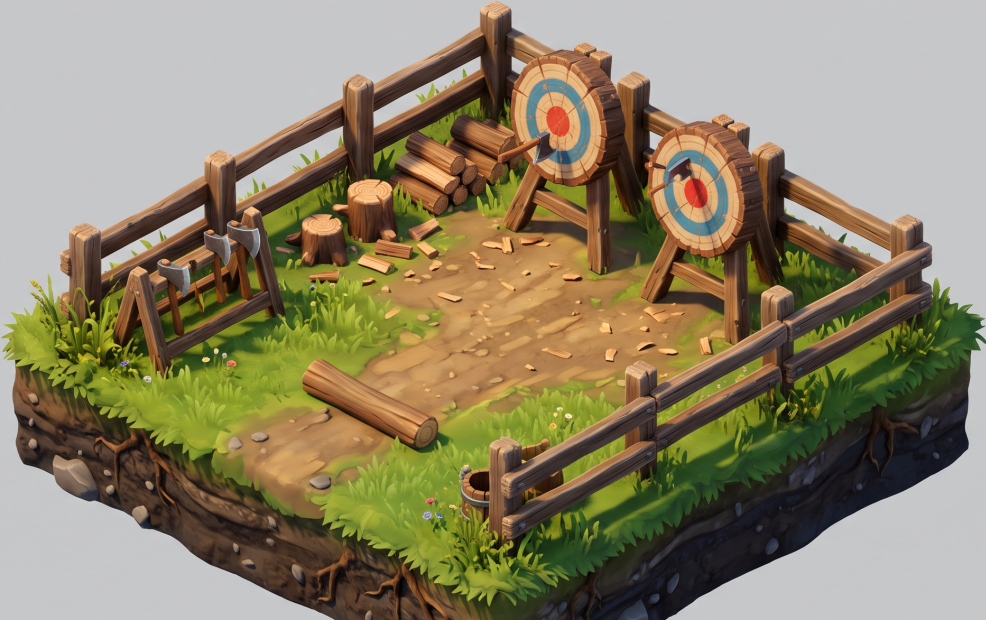
#> input picture assets/world/axe_range.png, 986 x 620 px, given in place of barn.png, which was not available
$ python blend_bases.py
#> lines starting #> are read from the running program, lines starting #| are printed output that depends on the picture; after the words box and inside, x2 and y2 are one past the last pixel; in counts of white or black regions, pixels touching at a corner belong together
"""Dissolve the little grass 'islands' under the diorama map props so they sit on the world's ground.

Usage: python tools/rig/blend_bases.py
Reads assets/world/<name>.png and writes assets/world/b_<name>.png.

Grass pixels (green hue, reasonably saturated) in the lower part of a prop fade to transparent with
distance from the prop's non-grass pixels: a thin grassy fringe stays hugging the building, the rest
of the island disappears, and the world's own terrain shows through.
"""
import cv2, numpy as np, os

ROOT = os.path.dirname(os.path.dirname(os.path.dirname(os.path.abspath(__file__))))
W = os.path.join(ROOT, 'assets', 'world')
NAMES = ['barn', 'cottage', 'stilt_house', 'workshop', 'fish_shed', 'well', 'hearth', 'crates', 'crate_barrel',
         'handcart', 'fish_rack', 'nets', 'ladder_wood', 'stone_wall', 'canoe_sand', 'canoe_sand2', 'bonsai', 'shrub', 'oak2', 'longhouse', 'goat_hall', 'goat_inn', 'stall1', 'stall2', 'blacksmith', 'jarls_hall', 'dispatch_office', 'axe_range']


def blend(name):
#> called with name = 'barn'
    im = cv2.imread(os.path.join(W, name + '.png'), -1)
#> im is the input picture: shape (620, 986, 4); mean B, G, R, A 104, 131.7, 141.6, 135.5
    if im is None or im.shape[2] < 4: return False
    h, w = im.shape[:2]
#> h = 620; w = 986
    hsv = cv2.cvtColor(im[..., :3], cv2.COLOR_BGR2HSV).astype(np.float32)
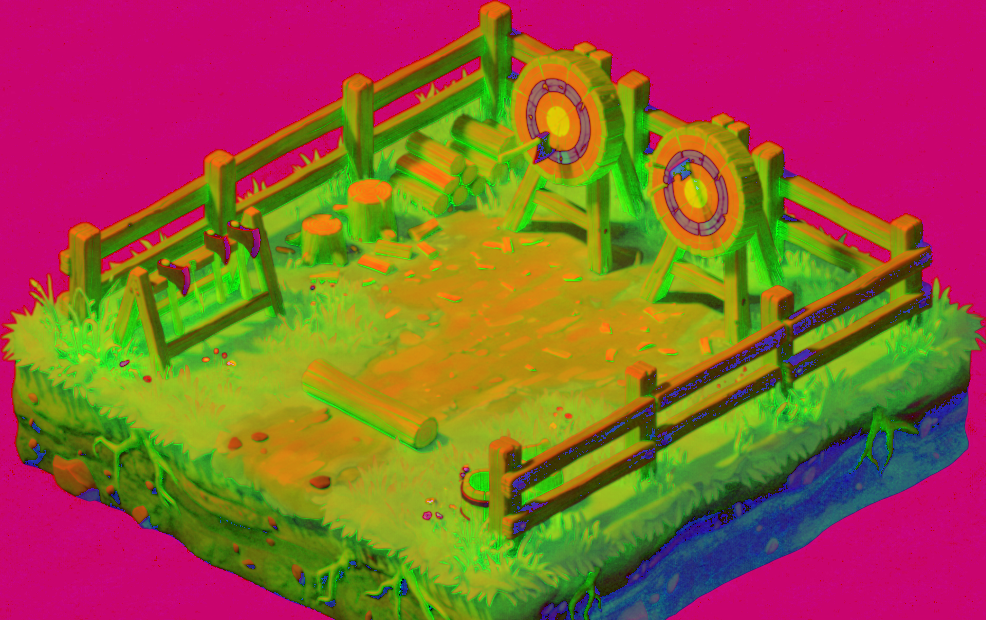
#> hsv: shape (620, 986, 3) float32; mean B, G, R 58.3, 90.5, 146.2
    H, S, V = hsv[..., 0] * 2, hsv[..., 1] / 255, hsv[..., 2] / 255
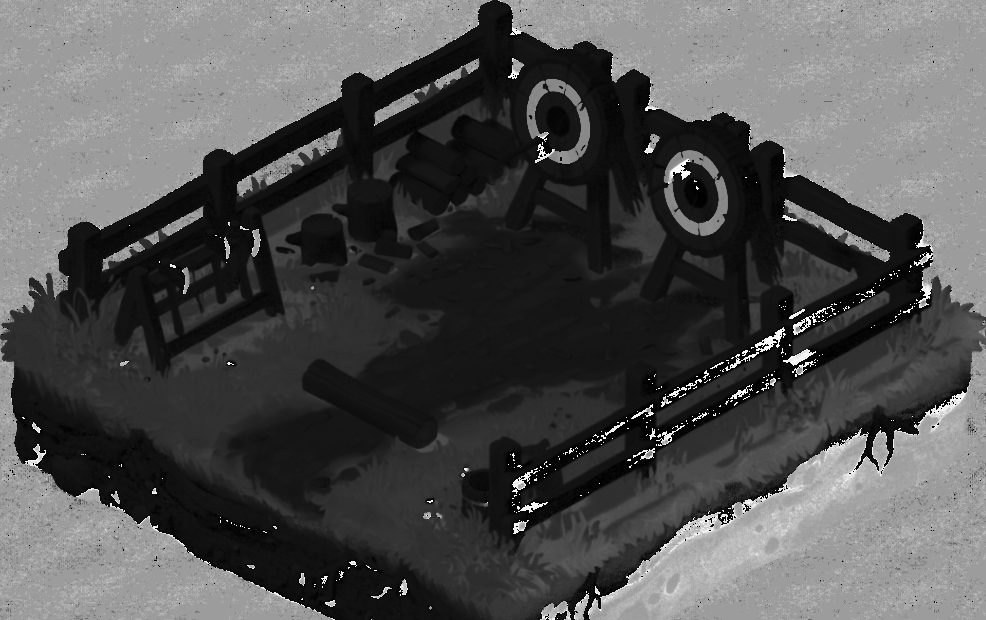
#> H: shape (620, 986) float32; min 0, max 358, mean 116.5; drawn with min black and max white
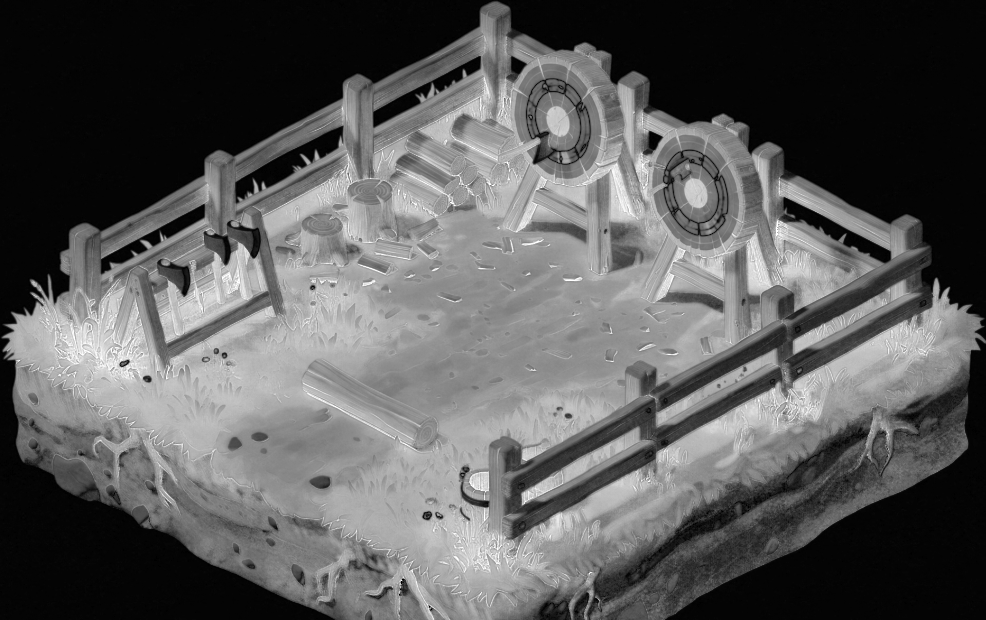
#> S: shape (620, 986) float32; min 0, max 1, mean 0.355
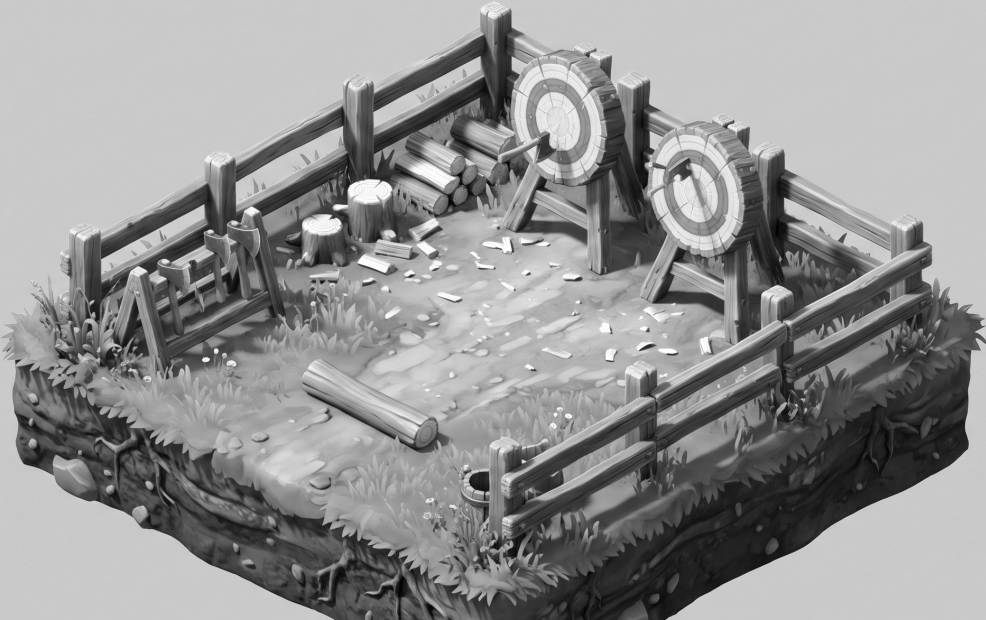
#> V: shape (620, 986) float32; min 0.00392, max 1, mean 0.574
    a = im[..., 3].astype(np.float32) / 255
    grass = (H > 38) & (H < 150) & (S > 0.3) & (V > 0.12) & (a > 0.05) & ~((V > 0.8) & (H < 62))   # not fire/highlights
#> grass: shape (620, 986) bool; 21.1% white; 88 white regions (45 under 20 px), largest, box (x1, y1, x2, y2) and area: (299, 278, 983, 620) 59692, (2, 159, 529, 506) 47505, (573, 170, 667, 308) 4120
    # only treat the lower part as ground (leaves on trees / roofs stay)
    yy = np.arange(h)[:, None] / h
#> yy = 620 values from 0 to 0.998
    grass &= yy > 0.45
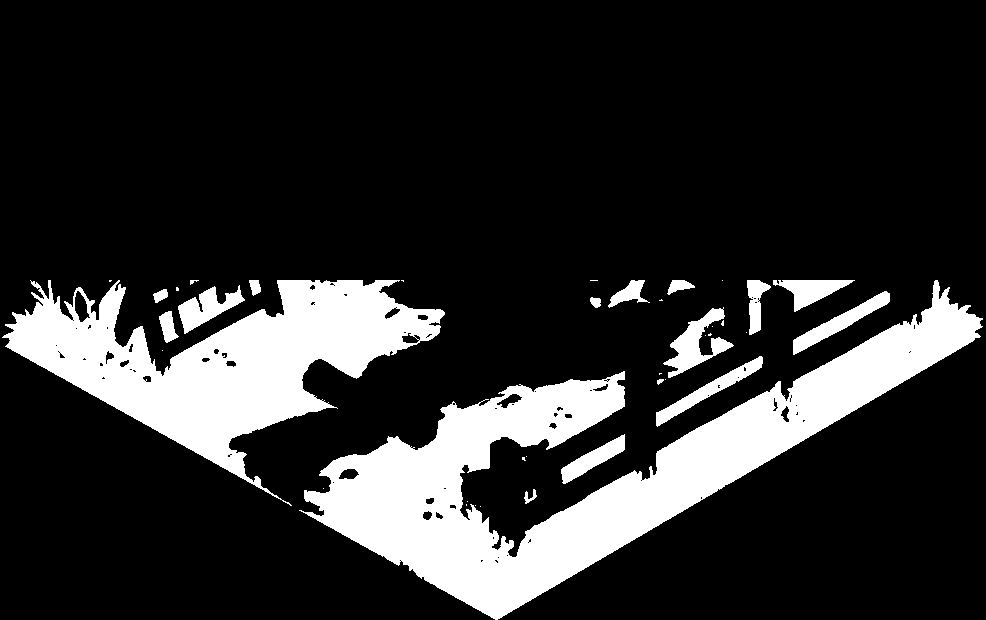
#> grass: shape (620, 986) bool; 17.6% white; 39 white regions (21 under 20 px), largest, box (x1, y1, x2, y2) and area: (299, 280, 983, 620) 59687, (2, 280, 445, 506) 37355, (663, 307, 734, 378) 1792
    grass = cv2.morphologyEx(grass.astype(np.uint8), cv2.MORPH_OPEN, np.ones((3, 3), np.uint8)).astype(bool)
#> grass: shape (620, 986) bool; 17.5% white; 27 white regions (5 under 20 px), largest, box (x1, y1, x2, y2) and area: (304, 280, 981, 620) 59503, (4, 280, 445, 488) 37024, (664, 309, 724, 378) 1512
    solid = (a > 0.5) & ~grass
#> solid: shape (620, 986) bool; 35.9% white; 65 white regions (39 under 20 px), largest, box (x1, y1, x2, y2) and area: (54, 1, 942, 557) 217602, (497, 394, 522, 408) 164, (29, 279, 49, 311) 152
    # distance from the real object (building / sand / water / wood)
    d = cv2.distanceTransform((~solid).astype(np.uint8), cv2.DIST_L2, 5)
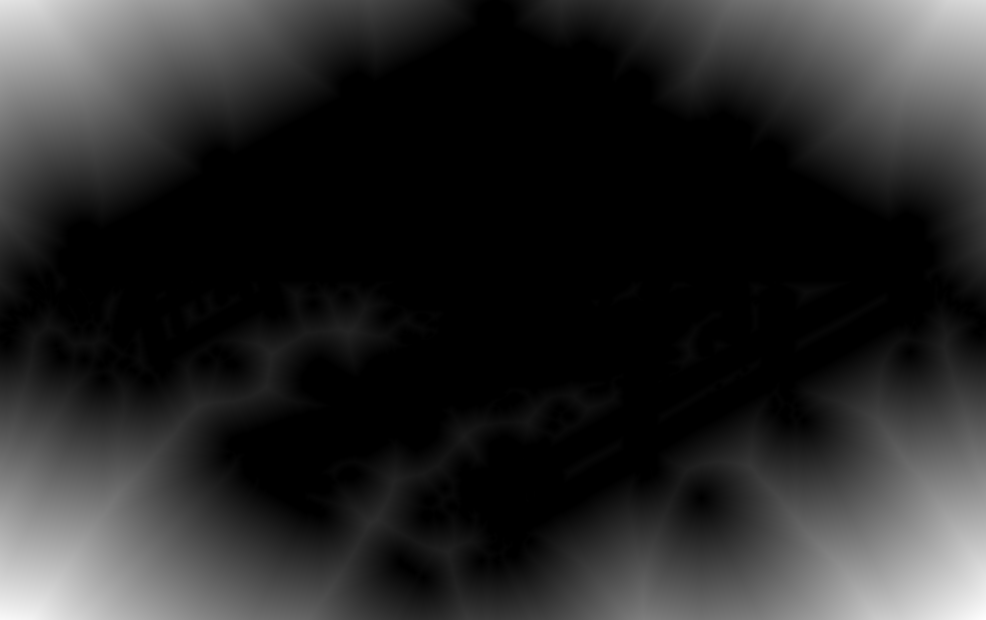
#> d: shape (620, 986) float32; min 0, max 267.5, mean 43.6; drawn with min black and max white
    k = max(6.0, min(h, w) * 0.025)            # fringe kept right at the object
#> k = 15.5
    fade = np.clip(1 - (d - k) / (k * 2.2), 0, 1)
    na = np.where(grass, a * fade, a)
    # soften the remaining fringe colour toward the world grass tone so it doesn't read lime
    tone = np.array([52, 128, 92], np.float32)   # BGR, matches the terrain grass
    col = im[..., :3].astype(np.float32)
    mix = (grass * 0.45)[..., None]
    col = col * (1 - mix) + tone * mix
    # feather the lower outline so sand/dirt rims melt into the terrain instead of ending in a cliff edge
    lower = yy > 0.55
    edge_d = cv2.distanceTransform((a > 0.5).astype(np.uint8), cv2.DIST_L2, 5)
    fe = max(5.0, min(h, w) * 0.03)
#> fe = 18.6
    na = np.where(lower, na * np.clip(edge_d / fe, 0, 1), na)
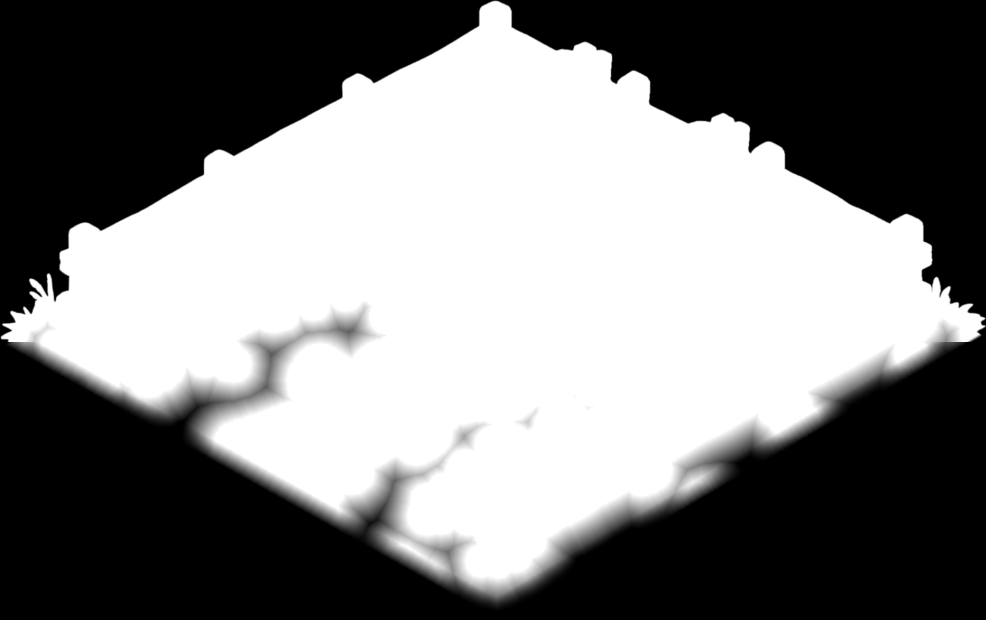
#> na: shape (620, 986) float32; min 0, max 1, mean 0.496
    out = np.dstack([col, na * 255]).clip(0, 255).astype(np.uint8)
    cv2.imwrite(os.path.join(W, 'b_' + name + '.png'), out)   # same size as the source: placement is unchanged
    return True


if __name__ == '__main__':
    for n in NAMES:
        r = blend(n)
        print(n, r)
